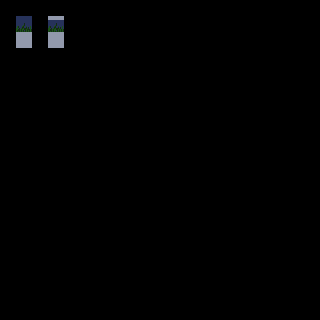

A 2D game scene composited from a Tiled map and its tileset images. What follows is a short description and the map's XML, with every tile layer's data as written:
An orthogonal 20x20 tile map with 16x16 px tiles, 4 tile layers (regions, input_Blocks, output0_Grass, output1_Grass), 1 hidden layer not drawn, 2 tilesets.

<map version="1.2" tiledversion="1.3.4" orientation="orthogonal" renderorder="right-down" width="20" height="20" tilewidth="16" tileheight="16" infinite="0" nextlayerid="20" nextobjectid="146">
 <properties>
  <property name="AutomappingRadius" type="int" value="3" />
  <property name="DeleteTiles" type="bool" value="true" />
  <property name="MatchOutsideMap" type="bool" value="true" />
  <property name="OverflowBorder" type="bool" value="true" />
 </properties>
 <tileset firstgid="1" source="../blocks.tsx" />
 <tileset firstgid="17" source="../tileset1.tsx" />
 <layer id="14" name="regions" width="20" height="20">
  <data encoding="csv">
0,0,0,0,0,0,0,0,0,0,0,0,0,0,0,0,0,0,0,0,
0,5,0,5,0,0,0,0,0,0,0,0,0,0,0,0,0,0,0,0,
0,5,0,5,0,0,0,0,0,0,0,0,0,0,0,0,0,0,0,0,
0,0,0,0,0,0,0,0,0,0,0,0,0,0,0,0,0,0,0,0,
0,0,0,0,0,0,0,0,0,0,0,0,0,0,0,0,0,0,0,0,
0,0,0,0,0,0,0,0,0,0,0,0,0,0,0,0,0,0,0,0,
0,0,0,0,0,0,0,0,0,0,0,0,0,0,0,0,0,0,0,0,
0,0,0,0,0,0,0,0,0,0,0,0,0,0,0,0,0,0,0,0,
0,0,0,0,0,0,0,0,0,0,0,0,0,0,0,0,0,0,0,0,
0,0,0,0,0,0,0,0,0,0,0,0,0,0,0,0,0,0,0,0,
0,0,0,0,0,0,0,0,0,0,0,0,0,0,0,0,0,0,0,0,
0,0,0,0,0,0,0,0,0,0,0,0,0,0,0,0,0,0,0,0,
0,0,0,0,0,0,0,0,0,0,0,0,0,0,0,0,0,0,0,0,
0,0,0,0,0,0,0,0,0,0,0,0,0,0,0,0,0,0,0,0,
0,0,0,0,0,0,0,0,0,0,0,0,0,0,0,0,0,0,0,0,
0,0,0,0,0,0,0,0,0,0,0,0,0,0,0,0,0,0,0,0,
0,0,0,0,0,0,0,0,0,0,0,0,0,0,0,0,0,0,0,0,
0,0,0,0,0,0,0,0,0,0,0,0,0,0,0,0,0,0,0,0,
0,0,0,0,0,0,0,0,0,0,0,0,0,0,0,0,0,0,0,0,
0,0,0,0,0,0,0,0,0,0,0,0,0,0,0,0,0,0,0,0
</data>
 </layer>
 <layer id="16" name="input_Blocks" width="20" height="20">
  <data encoding="csv">
0,0,0,0,0,0,0,0,0,0,0,0,0,0,0,0,0,0,0,0,
0,0,0,2,0,0,0,0,0,0,0,0,0,0,0,0,0,0,0,0,
0,1,0,1,0,0,0,0,0,0,0,0,0,0,0,0,0,0,0,0,
0,0,0,0,0,0,0,0,0,0,0,0,0,0,0,0,0,0,0,0,
0,0,0,0,0,0,0,0,0,0,0,0,0,0,0,0,0,0,0,0,
0,0,0,0,0,0,0,0,0,0,0,0,0,0,0,0,0,0,0,0,
0,0,0,0,0,0,0,0,0,0,0,0,0,0,0,0,0,0,0,0,
0,0,0,0,0,0,0,0,0,0,0,0,0,0,0,0,0,0,0,0,
0,0,0,0,0,0,0,0,0,0,0,0,0,0,0,0,0,0,0,0,
0,0,0,0,0,0,0,0,0,0,0,0,0,0,0,0,0,0,0,0,
0,0,0,0,0,0,0,0,0,0,0,0,0,0,0,0,0,0,0,0,
0,0,0,0,0,0,0,0,0,0,0,0,0,0,0,0,0,0,0,0,
0,0,0,0,0,0,0,0,0,0,0,0,0,0,0,0,0,0,0,0,
0,0,0,0,0,0,0,0,0,0,0,0,0,0,0,0,0,0,0,0,
0,0,0,0,0,0,0,0,0,0,0,0,0,0,0,0,0,0,0,0,
0,0,0,0,0,0,0,0,0,0,0,0,0,0,0,0,0,0,0,0,
0,0,0,0,0,0,0,0,0,0,0,0,0,0,0,0,0,0,0,0,
0,0,0,0,0,0,0,0,0,0,0,0,0,0,0,0,0,0,0,0,
0,0,0,0,0,0,0,0,0,0,0,0,0,0,0,0,0,0,0,0,
0,0,0,0,0,0,0,0,0,0,0,0,0,0,0,0,0,0,0,0
</data>
 </layer>
 <layer id="18" name="inputnot_Blocks" width="20" height="20" visible="0">
  <data encoding="csv">
0,0,0,0,0,0,0,0,0,0,0,0,0,0,0,0,0,0,0,0,
0,1,0,0,0,0,0,0,0,0,0,0,0,0,0,0,0,0,0,0,
0,0,0,0,0,0,0,0,0,0,0,0,0,0,0,0,0,0,0,0,
0,0,0,0,0,0,0,0,0,0,0,0,0,0,0,0,0,0,0,0,
0,0,0,0,0,0,0,0,0,0,0,0,0,0,0,0,0,0,0,0,
0,0,0,0,0,0,0,0,0,0,0,0,0,0,0,0,0,0,0,0,
0,0,0,0,0,0,0,0,0,0,0,0,0,0,0,0,0,0,0,0,
0,0,0,0,0,0,0,0,0,0,0,0,0,0,0,0,0,0,0,0,
0,0,0,0,0,0,0,0,0,0,0,0,0,0,0,0,0,0,0,0,
0,0,0,0,0,0,0,0,0,0,0,0,0,0,0,0,0,0,0,0,
0,0,0,0,0,0,0,0,0,0,0,0,0,0,0,0,0,0,0,0,
0,0,0,0,0,0,0,0,0,0,0,0,0,0,0,0,0,0,0,0,
0,0,0,0,0,0,0,0,0,0,0,0,0,0,0,0,0,0,0,0,
0,0,0,0,0,0,0,0,0,0,0,0,0,0,0,0,0,0,0,0,
0,0,0,0,0,0,0,0,0,0,0,0,0,0,0,0,0,0,0,0,
0,0,0,0,0,0,0,0,0,0,0,0,0,0,0,0,0,0,0,0,
0,0,0,0,0,0,0,0,0,0,0,0,0,0,0,0,0,0,0,0,
0,0,0,0,0,0,0,0,0,0,0,0,0,0,0,0,0,0,0,0,
0,0,0,0,0,0,0,0,0,0,0,0,0,0,0,0,0,0,0,0,
0,0,0,0,0,0,0,0,0,0,0,0,0,0,0,0,0,0,0,0
</data>
 </layer>
 <layer id="17" name="output0_Grass" width="20" height="20">
  <data encoding="csv">
0,0,0,0,0,0,0,0,0,0,0,0,0,0,0,0,0,0,0,0,
0,19,0,18,0,0,0,0,0,0,0,0,0,0,0,0,0,0,0,0,
0,0,0,0,0,0,0,0,0,0,0,0,0,0,0,0,0,0,0,0,
0,0,0,0,0,0,0,0,0,0,0,0,0,0,0,0,0,0,0,0,
0,0,0,0,0,0,0,0,0,0,0,0,0,0,0,0,0,0,0,0,
0,0,0,0,0,0,0,0,0,0,0,0,0,0,0,0,0,0,0,0,
0,0,0,0,0,0,0,0,0,0,0,0,0,0,0,0,0,0,0,0,
0,0,0,0,0,0,0,0,0,0,0,0,0,0,0,0,0,0,0,0,
0,0,0,0,0,0,0,0,0,0,0,0,0,0,0,0,0,0,0,0,
0,0,0,0,0,0,0,0,0,0,0,0,0,0,0,0,0,0,0,0,
0,0,0,0,0,0,0,0,0,0,0,0,0,0,0,0,0,0,0,0,
0,0,0,0,0,0,0,0,0,0,0,0,0,0,0,0,0,0,0,0,
0,0,0,0,0,0,0,0,0,0,0,0,0,0,0,0,0,0,0,0,
0,0,0,0,0,0,0,0,0,0,0,0,0,0,0,0,0,0,0,0,
0,0,0,0,0,0,0,0,0,0,0,0,0,0,0,0,0,0,0,0,
0,0,0,0,0,0,0,0,0,0,0,0,0,0,0,0,0,0,0,0,
0,0,0,0,0,0,0,0,0,0,0,0,0,0,0,0,0,0,0,0,
0,0,0,0,0,0,0,0,0,0,0,0,0,0,0,0,0,0,0,0,
0,0,0,0,0,0,0,0,0,0,0,0,0,0,0,0,0,0,0,0,
0,0,0,0,0,0,0,0,0,0,0,0,0,0,0,0,0,0,0,0
</data>
 </layer>
 <layer id="19" name="output1_Grass" width="20" height="20">
  <data encoding="csv">
0,0,0,0,0,0,0,0,0,0,0,0,0,0,0,0,0,0,0,0,
0,18,0,19,0,0,0,0,0,0,0,0,0,0,0,0,0,0,0,0,
0,0,0,0,0,0,0,0,0,0,0,0,0,0,0,0,0,0,0,0,
0,0,0,0,0,0,0,0,0,0,0,0,0,0,0,0,0,0,0,0,
0,0,0,0,0,0,0,0,0,0,0,0,0,0,0,0,0,0,0,0,
0,0,0,0,0,0,0,0,0,0,0,0,0,0,0,0,0,0,0,0,
0,0,0,0,0,0,0,0,0,0,0,0,0,0,0,0,0,0,0,0,
0,0,0,0,0,0,0,0,0,0,0,0,0,0,0,0,0,0,0,0,
0,0,0,0,0,0,0,0,0,0,0,0,0,0,0,0,0,0,0,0,
0,0,0,0,0,0,0,0,0,0,0,0,0,0,0,0,0,0,0,0,
0,0,0,0,0,0,0,0,0,0,0,0,0,0,0,0,0,0,0,0,
0,0,0,0,0,0,0,0,0,0,0,0,0,0,0,0,0,0,0,0,
0,0,0,0,0,0,0,0,0,0,0,0,0,0,0,0,0,0,0,0,
0,0,0,0,0,0,0,0,0,0,0,0,0,0,0,0,0,0,0,0,
0,0,0,0,0,0,0,0,0,0,0,0,0,0,0,0,0,0,0,0,
0,0,0,0,0,0,0,0,0,0,0,0,0,0,0,0,0,0,0,0,
0,0,0,0,0,0,0,0,0,0,0,0,0,0,0,0,0,0,0,0,
0,0,0,0,0,0,0,0,0,0,0,0,0,0,0,0,0,0,0,0,
0,0,0,0,0,0,0,0,0,0,0,0,0,0,0,0,0,0,0,0,
0,0,0,0,0,0,0,0,0,0,0,0,0,0,0,0,0,0,0,0
</data>
 </layer>
</map>
